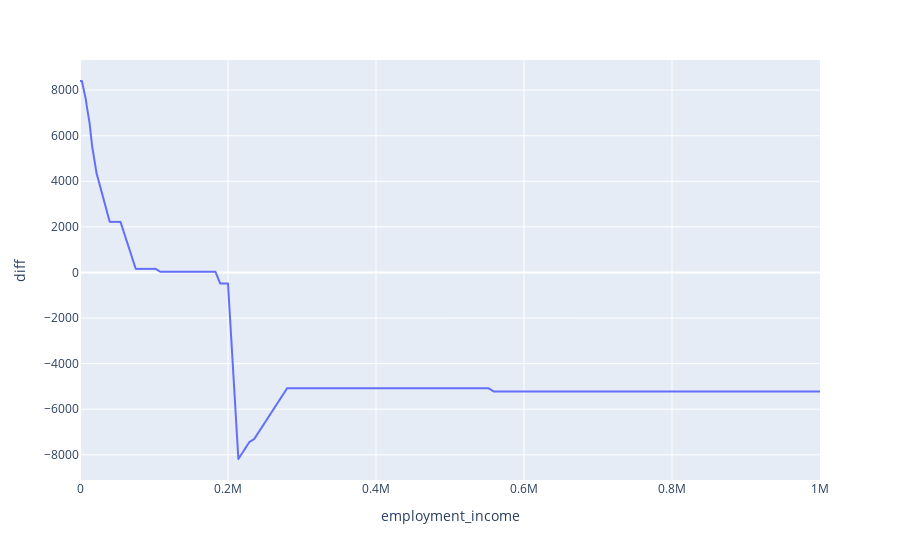

Notebook cell for this chart:
### Code cell
px.line(df, x="employment_income", y="diff")

### Figure 1 — Plotly figure (JSON) as saved in the notebook; plotly's stock layout.template omitted (floating-point values rounded to 4 significant figures; data arrays with more than 128 entries replaced by an {"elided": "..."} marker saying what was removed)
{"data": [{"hovertemplate": "employment_income=%{x}<br>diff=%{y}<extra></extra>", "legendgroup": "", "line": {"color": "#636efa", "dash": "solid"}, "marker": {"symbol": "circle"}, "mode": "lines", "name": "", "showlegend": false, "type": "scattergl", "x": {"elided": "10001 int values"}, "xaxis": "x", "y": {"elided": "10001 float values"}, "yaxis": "y"}], "layout": {"legend": {"tracegroupgap": 0}, "margin": {"t": 60}, "xaxis": {"anchor": "y", "domain": [0, 1], "title": {"text": "employment_income"}}, "yaxis": {"anchor": "x", "domain": [0, 1], "title": {"text": "diff"}}}}
